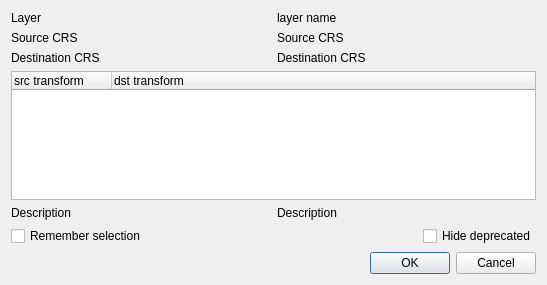
<?xml version="1.0" encoding="UTF-8"?>
<ui version="4.0">
 <class>QgsDatumTransformDialogBase</class>
 <widget class="QDialog" name="QgsDatumTransformDialogBase">
  <property name="geometry">
   <rect>
    <x>0</x>
    <y>0</y>
    <width>547</width>
    <height>285</height>
   </rect>
  </property>
  <property name="windowTitle">
   <string>Select datum transformations</string>
  </property>
  <layout class="QGridLayout" name="gridLayout">
   <item row="3" column="0" colspan="2">
    <widget class="QTreeWidget" name="mDatumTransformTreeWidget">
     <column>
      <property name="text">
       <string>src transform</string>
      </property>
     </column>
     <column>
      <property name="text">
       <string>dst transform</string>
      </property>
     </column>
     <column>
      <property name="text">
       <string/>
      </property>
     </column>
    </widget>
   </item>
   <item row="6" column="0" colspan="2">
    <layout class="QHBoxLayout" name="horizontalLayout">
     <item>
      <widget class="QCheckBox" name="mRememberSelectionCheckBox">
       <property name="text">
        <string>Remember selection</string>
       </property>
      </widget>
     </item>
     <item>
      <spacer name="horizontalSpacer">
       <property name="orientation">
        <enum>Qt::Horizontal</enum>
       </property>
       <property name="sizeHint" stdset="0">
        <size>
         <width>40</width>
         <height>20</height>
        </size>
       </property>
      </spacer>
     </item>
     <item>
      <widget class="QCheckBox" name="mHideDeprecatedCheckBox">
       <property name="text">
        <string>Hide deprecated</string>
       </property>
      </widget>
     </item>
    </layout>
   </item>
   <item row="2" column="0">
    <widget class="QLabel" name="label_2">
     <property name="text">
      <string>Destination CRS</string>
     </property>
    </widget>
   </item>
   <item row="1" column="1">
    <widget class="QLabel" name="mLabelSrcCrs">
     <property name="text">
      <string notr="true">Source CRS</string>
     </property>
    </widget>
   </item>
   <item row="2" column="1">
    <widget class="QLabel" name="mLabelDstCrs">
     <property name="text">
      <string notr="true">Destination CRS</string>
     </property>
    </widget>
   </item>
   <item row="1" column="0">
    <widget class="QLabel" name="label">
     <property name="text">
      <string>Source CRS</string>
     </property>
    </widget>
   </item>
   <item row="7" column="0" colspan="2">
    <widget class="QDialogButtonBox" name="buttonBox">
     <property name="orientation">
      <enum>Qt::Horizontal</enum>
     </property>
     <property name="standardButtons">
      <set>QDialogButtonBox::Cancel|QDialogButtonBox::Ok</set>
     </property>
    </widget>
   </item>
   <item row="0" column="0">
    <widget class="QLabel" name="label_3">
     <property name="text">
      <string>Layer</string>
     </property>
    </widget>
   </item>
   <item row="0" column="1">
    <widget class="QLabel" name="mLabelLayer">
     <property name="text">
      <string notr="true">layer name</string>
     </property>
    </widget>
   </item>
   <item row="4" column="1">
    <widget class="QLabel" name="mLabelDstDescription">
     <property name="text">
      <string notr="true">Description</string>
     </property>
     <property name="alignment">
      <set>Qt::AlignLeading|Qt::AlignLeft|Qt::AlignTop</set>
     </property>
     <property name="wordWrap">
      <bool>true</bool>
     </property>
    </widget>
   </item>
   <item row="4" column="0">
    <widget class="QLabel" name="mLabelSrcDescription">
     <property name="text">
      <string notr="true">Description</string>
     </property>
     <property name="alignment">
      <set>Qt::AlignLeading|Qt::AlignLeft|Qt::AlignTop</set>
     </property>
     <property name="wordWrap">
      <bool>true</bool>
     </property>
    </widget>
   </item>
  </layout>
 </widget>
 <tabstops>
  <tabstop>mDatumTransformTreeWidget</tabstop>
  <tabstop>mRememberSelectionCheckBox</tabstop>
  <tabstop>mHideDeprecatedCheckBox</tabstop>
  <tabstop>buttonBox</tabstop>
 </tabstops>
 <resources/>
 <connections>
  <connection>
   <sender>buttonBox</sender>
   <signal>accepted()</signal>
   <receiver>QgsDatumTransformDialogBase</receiver>
   <slot>accept()</slot>
   <hints>
    <hint type="sourcelabel">
     <x>248</x>
     <y>254</y>
    </hint>
    <hint type="destinationlabel">
     <x>157</x>
     <y>274</y>
    </hint>
   </hints>
  </connection>
  <connection>
   <sender>buttonBox</sender>
   <signal>rejected()</signal>
   <receiver>QgsDatumTransformDialogBase</receiver>
   <slot>reject()</slot>
   <hints>
    <hint type="sourcelabel">
     <x>316</x>
     <y>260</y>
    </hint>
    <hint type="destinationlabel">
     <x>286</x>
     <y>274</y>
    </hint>
   </hints>
  </connection>
 </connections>
</ui>
